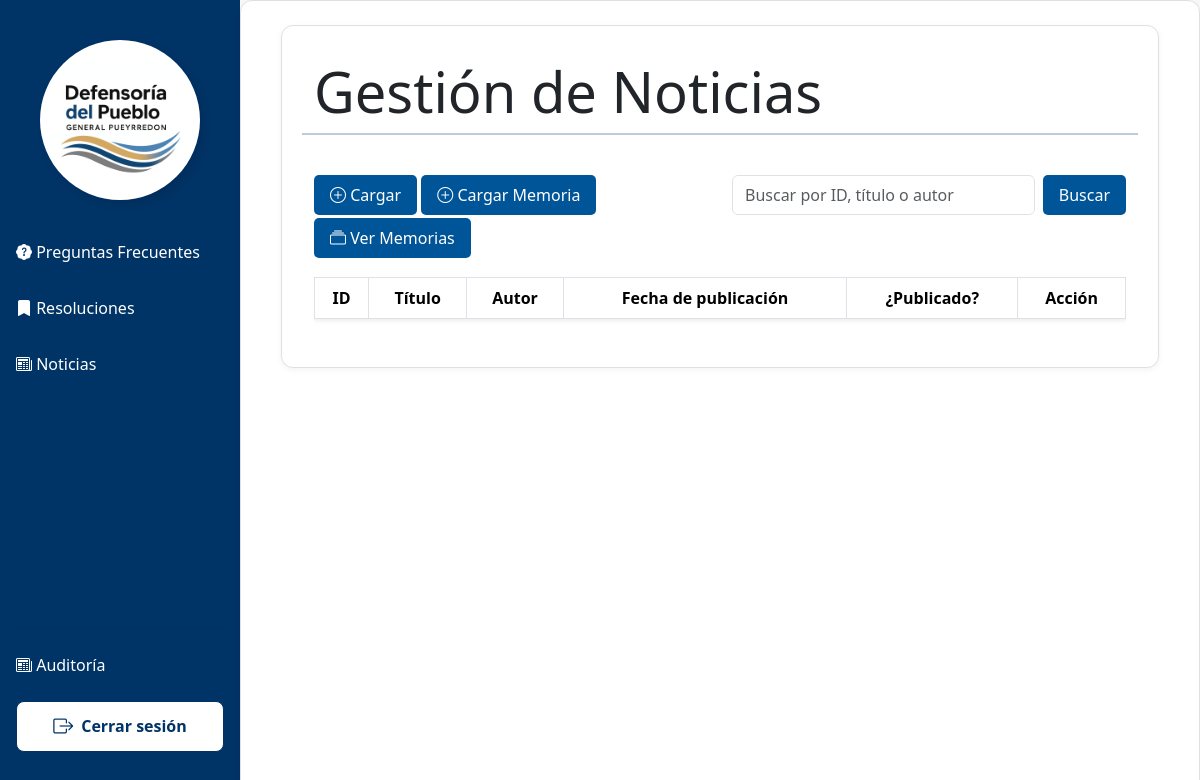
/principal/index.php?vista=noticias/noticias, run on an earlier commit of the app's database.
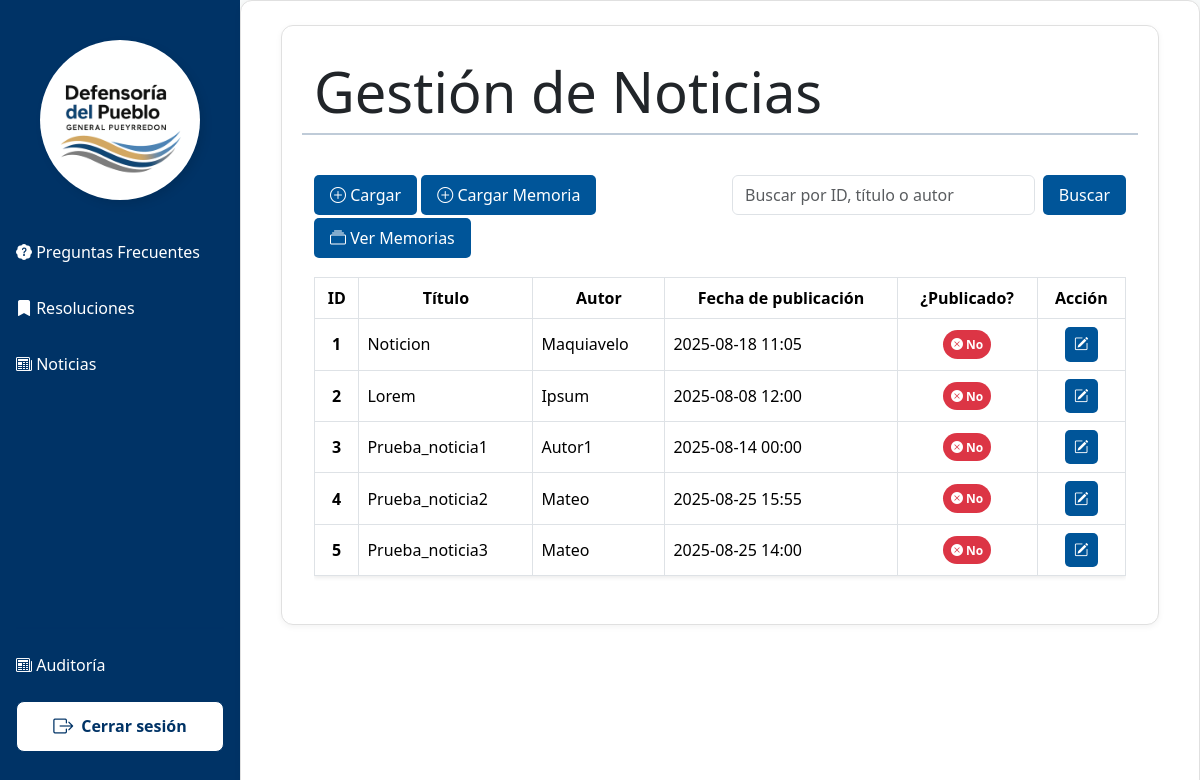
And on a later commit of the database.
### tables this page shows
CREATE TABLE `noticias` (
  `noticia_id` int(10) UNSIGNED NOT NULL,
  `titulo` varchar(100) NOT NULL,
  `contenido` text NOT NULL,
  `fecha_creacion` datetime NOT NULL DEFAULT current_timestamp(),
  `fecha_publicacion` datetime NOT NULL,
  `fecha_finalizacion` datetime NOT NULL,
  `autor` varchar(50) NOT NULL,
  `foto` varchar(50) DEFAULT NULL COMMENT 'Guarda el nombre de la foto',
  `estado` tinyint(4) NOT NULL DEFAULT 1
);

### vistas/noticias/noticias.php (the view, shortened to what this page needs)
<?php
include_once "../plantilla/head2.php";
mysqli_set_charset($link, "utf8mb4");
    $busqueda = isset($_GET['busqueda']) ? trim($_GET['busqueda']) : '';
    if ($busqueda !== '') {
        $busqueda_esc = mysqli_real_escape_string($link, $busqueda);
        $sql = "SELECT noticia_id, autor, titulo, fecha_creacion, fecha_publicacion, estado FROM noticias
                WHERE noticia_id = '$busqueda_esc'
                OR titulo LIKE '%$busqueda_esc%'
                OR autor LIKE '%$busqueda_esc%'";
    } else {
        $sql = "SELECT noticia_id, autor, titulo, fecha_creacion, fecha_publicacion, estado FROM noticias";
    }
    $items = mysqli_query($link, $sql);
?>
<div class="container main-admin">
    <div class="row mb-3">
        <h4 class="text-dark display-4">Gestión de Noticias</h4>
        <hr>
        <div class="col-md-6">
            <br>
            <a href="index.php?vista=noticias/cargarNoticia" class="btn-cargar"> <i class="bi bi-plus-circle"></i>&nbsp;Cargar</a>
            <a href="index.php?vista=noticias/cargarMemoria" class="btn-cargar"> <i class="bi bi-plus-circle"></i>&nbsp;Cargar Memoria</a>
            <a href="index.php?vista=noticias/verMemorias" class="btn-cargar"> <i class="bi bi-collection"></i>&nbsp;Ver Memorias</a>
        </div>
        <div class="col-md-6">
            <br>
            <form class="d-flex" role="search" method="GET" action="">
                <input class="form-control me-2" type="search" name="busqueda" placeholder="Buscar por ID, título o autor" aria-label="Search" value="<?= htmlspecialchars($busqueda) ?>" />
                <button class="btn-buscar" type="submit">Buscar</button>
            </form>
        </div>
    </div>
    <div class="table-responsive">
        <table class="table table-hover table-bordered align-middle shadow-sm">
            <thead class="encabezado-tabla text-white text-center">
                <tr>
                    <th scope="col">ID</th>
                    <th scope="col">Título</th>
                    <th scope="col">Autor</th>
                    <th scope="col">Fecha de publicación</th>
                    <th scope="col">¿Publicado?</th>
                    <th scope="col">Acción</th>
                </tr>
            </thead>
            <tbody>
                <?php while ($campos = mysqli_fetch_array($items)) { ?>
                    <tr>
                        <td class="text-center fw-bold"><?= $campos['noticia_id'] ?></td>
                        <td><?= $campos['titulo'] ?></td>
                        <td><?= $campos['autor'] ?></td>
                        <td><?= date('Y-m-d H:i', strtotime($campos['fecha_publicacion'])) ?></td>
                        <td class="text-center">
                            <?php if ($campos['estado'] == 1): ?>
                                <span class="badge rounded-pill bg-success p-2">
                                    <i class="bi bi-check-circle-fill"></i> Sí
                                </span>
                            <?php else: ?>
                                <span class="badge rounded-pill bg-danger p-2">
                                    <i class="bi bi-x-circle-fill"></i> No
                                </span>
                            <?php endif; ?>
                        </td>
                        <td class="text-center">
                            <div class="btn-group" role="group">
                                <a href="index.php?vista=noticias/cargarNoticia&id=<?= $campos['noticia_id'] ?>"
                                   class="btn-editar"
                                   data-bs-toggle="tooltip"
                                   data-bs-placement="top"
                                   title="Editar noticia">
                                    <i class="bi bi-pencil-square"></i>
                                </a>
                            </div>
                        </td>
                    </tr>
                <?php } ?>
            </tbody>
        </table>
    </div>
</div>
</body>
</html>

What changed in the data, as far as the page shows it:
added noticias: noticia_id "1", titulo "Noticion", autor "Maquiavelo", fecha_publicacion "2025-08-18 11:05", estado 0 (drawn)
added noticias: noticia_id "2", titulo "Lorem", autor "Ipsum", fecha_publicacion "2025-08-08 12:00", estado 0 (drawn)
added noticias: noticia_id "3", titulo "Prueba_noticia1", autor "Autor1", fecha_publicacion "2025-08-14 00:00", estado 0 (drawn)
added noticias: noticia_id "4", titulo "Prueba_noticia2", autor "Mateo", fecha_publicacion "2025-08-25 15:55", estado 0 (drawn)
added noticias: noticia_id "5", titulo "Prueba_noticia3", autor "Mateo", fecha_publicacion "2025-08-25 14:00", estado 0 (drawn)
